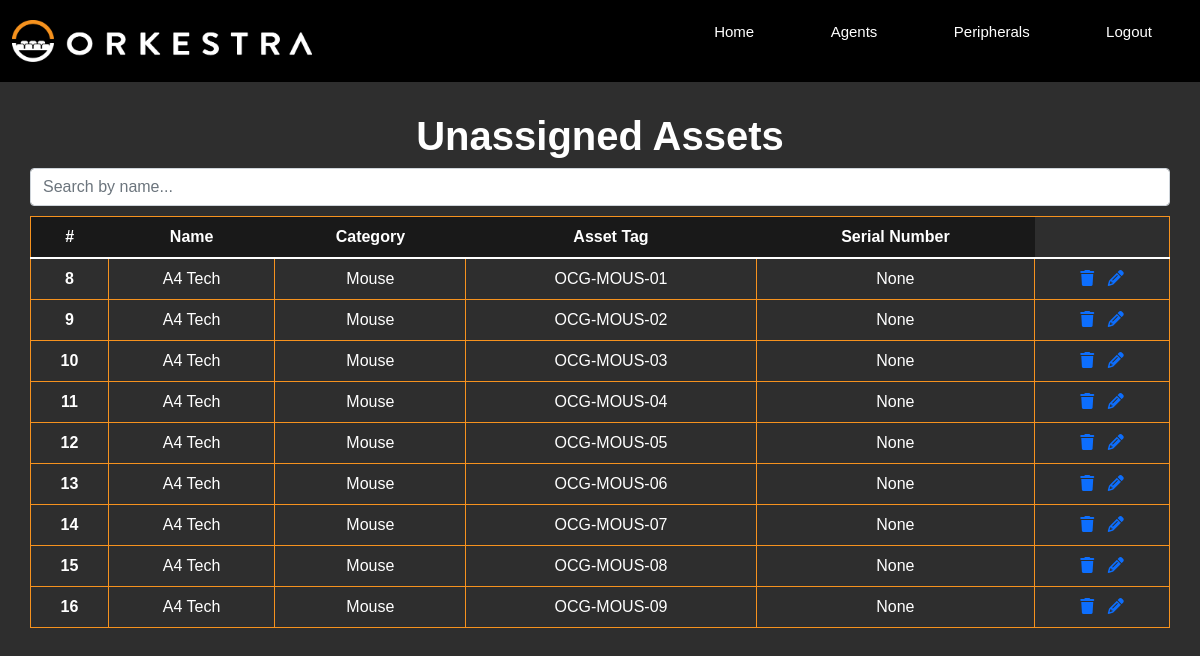
The app's page /asset-view with its own data.
### models.py (models this page shows)
class Stock(db.Model):
    __tablename__ = 'stock'
    id = db.Column(db.Integer, primary_key=True, autoincrement=True)
    name = db.Column(db.Text, unique=False, nullable=False)
    category = db.Column(db.String(30), unique=False, nullable=False)
    asset_tag = db.Column(db.String(30), unique=False, nullable=False)
    serial_number = db.Column(db.String(30), unique=False, nullable=False)

### main.py (the view)
@app.route("/asset-view", methods=['GET'])
def asset_view():
    msg = ""
    all_stocks_query = """
    SELECT * FROM stock
    WHERE id NOT IN (
    SELECT stock_id FROM asset
    );
    """
    stocks_not_in_asset = db.session.execute(text(all_stocks_query))
    if not stocks_not_in_asset:
        msg = "No unassigned assets found."
    return render_template("asset-view.html", msg=msg, stocks=stocks_not_in_asset)

### templates/asset-view.html (shortened to what this page needs)
<!DOCTYPE html>
<html lang="en">
<head>
  <link href="https://cdn.jsdelivr.net/npm/bootstrap@5.1.3/dist/css/bootstrap.min.css" rel="stylesheet">
  <link rel="stylesheet" href="static\css\styles.css">
</head>
<body>
  <header>
    <nav>
     <a href="{{ url_for('home') }}"><img src="static\css\assets\orkestra-main-logo.png" alt=""></a>
     <div class="nav-links">
        <ul>
            <li><a href="{{ url_for('home') }}">Home</a></li>
            <li><a href="{{ url_for('view') }}">Agents</a></li>
            <li><a href="{{ url_for('asset_view') }}">Peripherals</a></li>
            <li><a href="{{ url_for('login') }}">Logout</a></li>
        </ul>
    </div>
    </nav>
</header>
    <div class="assetView">
      <div class="assetHeader">
        <h1>Unassigned Assets</h1>
        <div class="search-bar">
          <input type="text" class="form-control" id="myInput" onkeyup="myFunction()" placeholder="Search by name...">
        </div>
      </div>
      <div class="assetTable">
        <table class="table" id="myTable">
          <thead>
            <tr>
              <th scope="col">#</th>
              <th scope="col">Name</th>
              <th scope="col">Category</th>
              <th scope="col">Asset Tag</th>
              <th scope="col">Serial Number</th>
            </tr>
          </thead>
          <tbody>
            {% for stock in stocks %}
            <tr>
              <th scope="row">{{ stock.id }}</th>
              <td>{{ stock.name }}</td>
              <td>{{ stock.category }}</td>
              <td>{{ stock.asset_tag }}</td>
              <td>{{ stock.serial_number }}</td>
              <td>
                <a href="{{ url_for('delete_asset', asset_id=stock.id) }}" class="confirmation">  <i class="fa-solid fa-trash"></i>
                </a>
                <a href="{{ url_for('asset_update', num=stock.id) }}">
                    <i class="fa-solid fa-pencil"></i>
                  </a>
              </td>
            </tr>
            {% endfor %}
          </tbody>
        </table>
      </div>
    </div>
</body>
</html>

### static/css/styles.css (style rules this page uses)
* { margin: 0; padding: 0; font-family: "Montserrat", sans-serif; box-sizing: border-box; }
body { background-color: #2E2E2E; }
nav { display: flex; padding: 1%; justify-content: space-between; align-items: center; background-color: #000000; }
nav img { width: 300px; }
.nav-links { flex: 1; text-align: right; }
.nav-links ul li { list-style: none; display: inline-block; padding: 8px 12px; position: relative; }
.nav-links ul li a { color: #fff; text-decoration: none; font-size: 15px; padding: 10px 24px; }
.nav-links ul li::after { content: ''; width: 0%; height: 2px; background: #fff; display: block; margin: auto; transition: 0.5s; }
.searchTable th, td { border: 1px solid #F6921E; padding: 20px; }
.assetView { justify-content: center; text-align: center; padding: 30px; }
.assetHeader h1 { font-weight: bold; color: white; }
.assetTable table { margin-top: 10px; border: 1px solid #F6921E; border-collapse: collapse; }
.assetTable a { text-decoration: none; }
.assetTable thead { color: white; background-color: #191919; }
.assetTable tbody { color: white; }

### records on screen
Stock: id "8", name "A4 Tech", category "Mouse", asset_tag "OCG-MOUS-01", serial_number "None"
Stock: id "9", name "A4 Tech", category "Mouse", asset_tag "OCG-MOUS-02", serial_number "None"
Stock: id "10", name "A4 Tech", category "Mouse", asset_tag "OCG-MOUS-03", serial_number "None"
Stock: id "11", name "A4 Tech", category "Mouse", asset_tag "OCG-MOUS-04", serial_number "None"
Stock: id "12", name "A4 Tech", category "Mouse", asset_tag "OCG-MOUS-05", serial_number "None"
Stock: id "13", name "A4 Tech", category "Mouse", asset_tag "OCG-MOUS-06", serial_number "None"
Stock: id "14", name "A4 Tech", category "Mouse", asset_tag "OCG-MOUS-07", serial_number "None"
Stock: id "15", name "A4 Tech", category "Mouse", asset_tag "OCG-MOUS-08", serial_number "None"
Stock: id "16", name "A4 Tech", category "Mouse", asset_tag "OCG-MOUS-09", serial_number "None"
